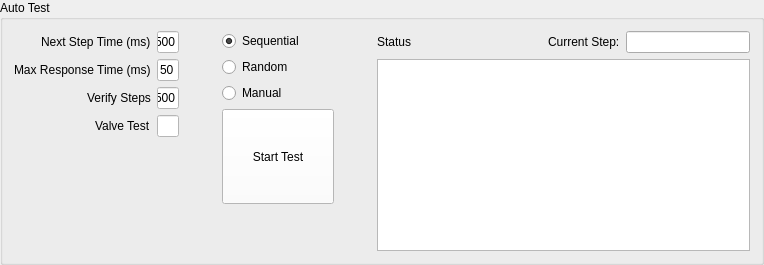
      <widget class="QGroupBox" name="groupBox_2">
       <property name="title">
        <string>Auto Test</string>
       </property>
       <layout class="QHBoxLayout" name="horizontalLayout_4" stretch="4,1,3,1,10">
        <item>
         <layout class="QVBoxLayout" name="verticalLayout_4">
          <item>
           <layout class="QGridLayout" name="gridLayout" rowstretch="1,1,1,1" columnstretch="1,1">
            <item row="0" column="1" alignment="Qt::AlignmentFlag::AlignHCenter">
             <widget class="QLineEdit" name="Next_Step_textBox">
              <property name="styleSheet">
               <string notr="true">background-color: rgb(255, 255, 255);</string>
              </property>
              <property name="text">
               <string>500</string>
              </property>
             </widget>
            </item>
            <item row="1" column="1" alignment="Qt::AlignmentFlag::AlignHCenter">
             <widget class="QLineEdit" name="Max_Response_textBox">
              <property name="styleSheet">
               <string notr="true">background-color: rgb(255, 255, 255);</string>
              </property>
              <property name="text">
               <string>50</string>
              </property>
             </widget>
            </item>
            <item row="1" column="0">
             <widget class="QLabel" name="label_6">
              <property name="text">
               <string>Max Response Time (ms)</string>
              </property>
             </widget>
            </item>
            <item row="0" column="0" alignment="Qt::AlignmentFlag::AlignRight">
             <widget class="QLabel" name="label_5">
              <property name="text">
               <string>Next Step Time (ms)</string>
              </property>
             </widget>
            </item>
            <item row="2" column="0" alignment="Qt::AlignmentFlag::AlignRight">
             <widget class="QLabel" name="label_7">
              <property name="text">
               <string>Verify Steps</string>
              </property>
             </widget>
            </item>
            <item row="2" column="1" alignment="Qt::AlignmentFlag::AlignHCenter">
             <widget class="QLineEdit" name="Verify_Step_textBox">
              <property name="styleSheet">
               <string notr="true">background-color: rgb(255, 255, 255);</string>
              </property>
              <property name="text">
               <string>500</string>
              </property>
             </widget>
            </item>
            <item row="3" column="0" alignment="Qt::AlignmentFlag::AlignRight">
             <widget class="QLabel" name="Valve_Test_label">
              <property name="text">
               <string>Valve Test</string>
              </property>
             </widget>
            </item>
            <item row="3" column="1" alignment="Qt::AlignmentFlag::AlignHCenter">
             <widget class="QLineEdit" name="Valve_Test_textBox">
              <property name="styleSheet">
               <string notr="true">background-color: rgb(255, 255, 255);</string>
              </property>
              <property name="text">
               <string/>
              </property>
             </widget>
            </item>
           </layout>
          </item>
          <item>
           <spacer name="verticalSpacer">
            <property name="orientation">
             <enum>Qt::Orientation::Vertical</enum>
            </property>
            <property name="sizeHint" stdset="0">
             <size>
              <width>20</width>
              <height>40</height>
             </size>
            </property>
           </spacer>
          </item>
         </layout>
        </item>
        <item>
         <spacer name="horizontalSpacer_5">
          <property name="orientation">
           <enum>Qt::Orientation::Horizontal</enum>
          </property>
          <property name="sizeHint" stdset="0">
           <size>
            <width>60</width>
            <height>20</height>
           </size>
          </property>
         </spacer>
        </item>
        <item>
         <layout class="QVBoxLayout" name="verticalLayout_5" stretch="1,1,1,2,1">
          <item>
           <widget class="QRadioButton" name="Sequential_radioButton">
            <property name="text">
             <string>Sequential</string>
            </property>
            <property name="checked">
             <bool>true</bool>
            </property>
           </widget>
          </item>
          <item>
           <widget class="QRadioButton" name="Random_radioButton">
            <property name="text">
             <string>Random</string>
            </property>
           </widget>
          </item>
          <item>
           <widget class="QRadioButton" name="Manual_radioButton">
            <property name="text">
             <string>Manual</string>
            </property>
           </widget>
          </item>
          <item>
           <widget class="QPushButton" name="Start_Test_button">
            <property name="sizePolicy">
             <sizepolicy hsizetype="Minimum" vsizetype="Minimum">
              <horstretch>0</horstretch>
              <verstretch>0</verstretch>
             </sizepolicy>
            </property>
            <property name="minimumSize">
             <size>
              <width>10</width>
              <height>10</height>
             </size>
            </property>
            <property name="styleSheet">
             <string notr="true">background-color: rgb(255, 255, 255);</string>
            </property>
            <property name="text">
             <string>Start Test</string>
            </property>
           </widget>
          </item>
          <item>
           <spacer name="verticalSpacer_2">
            <property name="orientation">
             <enum>Qt::Orientation::Vertical</enum>
            </property>
            <property name="sizeHint" stdset="0">
             <size>
              <width>20</width>
              <height>40</height>
             </size>
            </property>
           </spacer>
          </item>
         </layout>
        </item>
        <item>
         <spacer name="horizontalSpacer_6">
          <property name="orientation">
           <enum>Qt::Orientation::Horizontal</enum>
          </property>
          <property name="sizeHint" stdset="0">
           <size>
            <width>59</width>
            <height>20</height>
           </size>
          </property>
         </spacer>
        </item>
        <item>
         <layout class="QGridLayout" name="gridLayout_6" rowstretch="1,50" columnstretch="1,4,1,4">
          <item row="0" column="0">
           <widget class="QLabel" name="label_8">
            <property name="text">
             <string>Status</string>
            </property>
           </widget>
          </item>
          <item row="0" column="1">
           <spacer name="horizontalSpacer_4">
            <property name="orientation">
             <enum>Qt::Orientation::Horizontal</enum>
            </property>
            <property name="sizeHint" stdset="0">
             <size>
              <width>40</width>
              <height>20</height>
             </size>
            </property>
           </spacer>
          </item>
          <item row="0" column="2">
           <widget class="QLabel" name="label_9">
            <property name="text">
             <string>Current Step:</string>
            </property>
           </widget>
          </item>
          <item row="0" column="3">
           <widget class="QLineEdit" name="Current_Step_textBox"/>
          </item>
          <item row="1" column="0" colspan="4">
           <widget class="QPlainTextEdit" name="Status_textBox"/>
          </item>
         </layout>
        </item>
       </layout>
      </widget>
